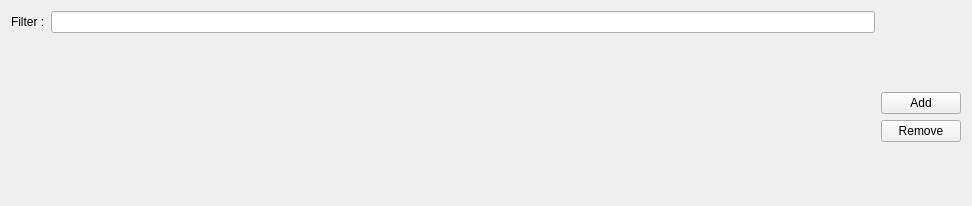
<?xml version="1.0" encoding="UTF-8"?>
<ui version="4.0">
 <class>WidgetTableStreamsClass</class>
 <widget class="QWidget" name="WidgetTableStreamsClass">
  <property name="geometry">
   <rect>
    <x>0</x>
    <y>0</y>
    <width>972</width>
    <height>206</height>
   </rect>
  </property>
  <property name="windowTitle">
   <string>Form</string>
  </property>
  <layout class="QGridLayout" name="gridLayout">
   <item row="0" column="0">
    <widget class="QLabel" name="label_3">
     <property name="text">
      <string>Filter :</string>
     </property>
    </widget>
   </item>
   <item row="0" column="1">
    <widget class="QLineEdit" name="lineStreamsFilter"/>
   </item>
   <item row="1" column="0" rowspan="4" colspan="2">
    <layout class="QGridLayout" name="layoutTableStreams"/>
   </item>
   <item row="2" column="2">
    <widget class="QPushButton" name="pushAdd">
     <property name="text">
      <string>Add</string>
     </property>
    </widget>
   </item>
   <item row="1" column="2">
    <spacer name="verticalSpacer">
     <property name="orientation">
      <enum>Qt::Vertical</enum>
     </property>
     <property name="sizeHint" stdset="0">
      <size>
       <width>20</width>
       <height>40</height>
      </size>
     </property>
    </spacer>
   </item>
   <item row="4" column="2">
    <spacer name="verticalSpacer_2">
     <property name="orientation">
      <enum>Qt::Vertical</enum>
     </property>
     <property name="sizeHint" stdset="0">
      <size>
       <width>20</width>
       <height>40</height>
      </size>
     </property>
    </spacer>
   </item>
   <item row="3" column="2">
    <widget class="QPushButton" name="pushRemove">
     <property name="text">
      <string>Remove</string>
     </property>
    </widget>
   </item>
  </layout>
 </widget>
 <resources/>
 <connections/>
</ui>
